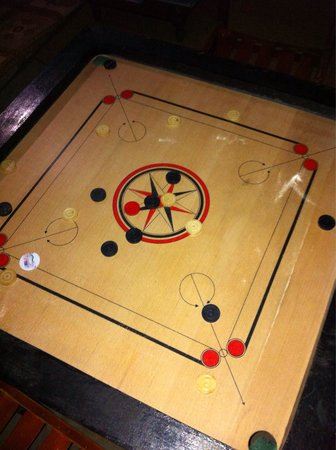
#> input picture code_examples/Chapter_5_Color_Thresholding/images/carrom_board2.jpg, 336 x 450 px
$ python demo.py
#> lines starting #> are read from the running program, lines starting #| are printed output that depends on the picture; after the words box and inside, x2 and y2 are one past the last pixel; in counts of white or black regions, pixels touching at a corner belong together
import cv2

image = cv2.imread('./images/carrom_board2.jpg')
#> image is the input picture: shape (450, 336, 3); mean B, G, R 60.1, 98.5, 131
cv2.imshow('output', image)
cv2.waitKey(-1)

blurred = cv2.GaussianBlur(image, (3,3), None)

lab_image = cv2.cvtColor(blurred, cv2.COLOR_BGR2LAB)
#> lab_image: shape (450, 336, 3); mean of channels 0, 1, 2 109.2, 136.1, 153.1

binary = cv2.inRange(lab_image, (0, 165, 145), (255, 175, 155))
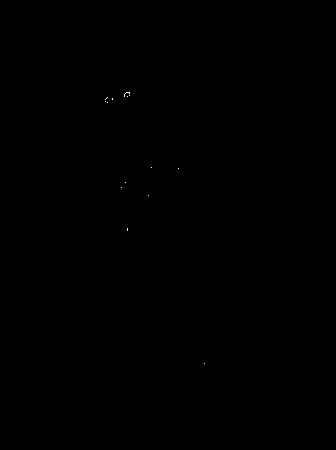
#> binary: shape (450, 336); 0.02% white in thin lines or dots, all inside (x1, y1, x2, y2) = (105, 92, 205, 364)
cv2.imshow('output', binary)
cv2.waitKey(-1)

contours, hierarchy = cv2.findContours(binary, cv2.RETR_EXTERNAL, cv2.CHAIN_APPROX_SIMPLE)
#> contours = 14 contours, all with area under 20
print(len(contours))
#| 14

the_biggest_contour_by_area = max(contours, key=cv2.contourArea)
#> the_biggest_contour_by_area = [[126, 92], [124, 94], [124, 96], [124, 94], [126, 92], [128, 92], [129, 93], [129, 92]]
biggest_area = cv2.contourArea(the_biggest_contour_by_area)
#> biggest_area = 0.5

print(biggest_area)
#| 0.5

if biggest_area < 25:
  print('queen not found')
  cv2.putText(image, 'No Queen Found', (30,30), cv2.FONT_HERSHEY_COMPLEX, 1, (0,255,0))
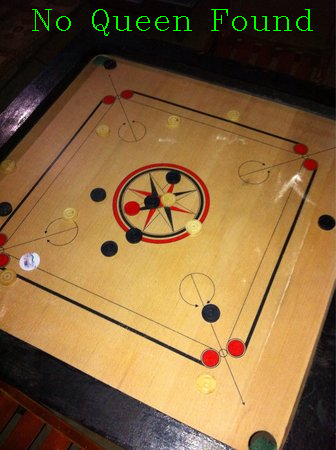
#> image: shape (450, 336, 3); 0.64% of pixels changed, all inside (x1, y1, x2, y2) = (32, 9, 313, 36)
else:
  # cv2.drawContours(image, [the_biggest_contour_by_area], 0, (0,255,0), 1)
  x, y, w, h = cv2.boundingRect(the_biggest_contour_by_area)
  (x,y), radius = cv2.minEnclosingCircle(the_biggest_contour_by_area)
  x = int(x)
  y = int(y)
  radius = int(radius)
  # cv2.rectangle(image, (x,y), (x+w, y+h), (255,0,0), 1)
  cv2.circle(image, (x,y), radius, (0,255,0), 2)
  cv2.putText(image, f'Yes Queen Found at {x},{y}', (30, 30), cv2.FONT_HERSHEY_COMPLEX, .5, (0, 255, 0))
  print('queen found')


cv2.imshow('output', image)
cv2.waitKey(-1)

$ run again, with code_examples/Chapter_5_Color_Thresholding/images/carrom_board.jpg copied over code_examples/Chapter_5_Color_Thresholding/images/carrom_board2.jpg
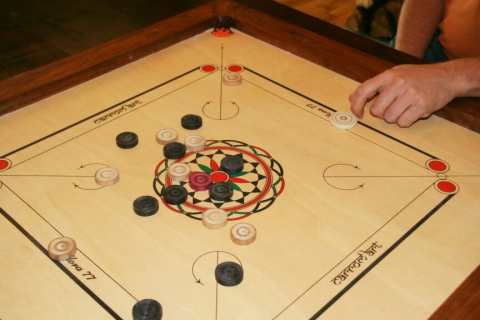
#> input picture code_examples/Chapter_5_Color_Thresholding/images/carrom_board.jpg, 480 x 320 px
#> image is the input picture: shape (320, 480, 3); mean B, G, R 87.6, 137, 176.5
#> lab_image: shape (320, 480, 3); mean of channels 0, 1, 2 150.4, 137.4, 159.9
#> binary: shape (320, 480); 0.15% white; 1 white region
#> contours = 1 contour; box (x1, y1, x2, y2) and area: (190, 173, 213, 190) 226
#| 1
#> the_biggest_contour_by_area = contour of 32 points, box (x1, y1, x2, y2) (190, 173, 213, 190), area 226
#> biggest_area = 225.5
#| 225.5
#> `x, y, w, h = cv2.boundingRect(the_biggest_contour_by_area)`: x = 190; y = 173; w = 23; h = 17
#> `(x,y), radius = cv2.minEnclosingCircle(the_biggest_contour_by_area)`: x = 201; y = 179; radius = 11.18
#> `radius = int(radius)`: radius = 11
#> `cv2.putText(image, f'Yes Queen Found at {x},{y}', (30, 30), cv2.FONT_H..`:
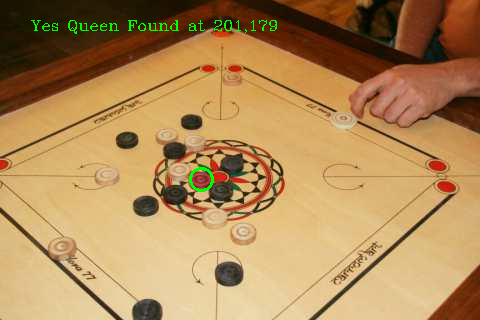
#> image: shape (320, 480, 3); mean B, G, R 87.5, 138.2, 176.1
